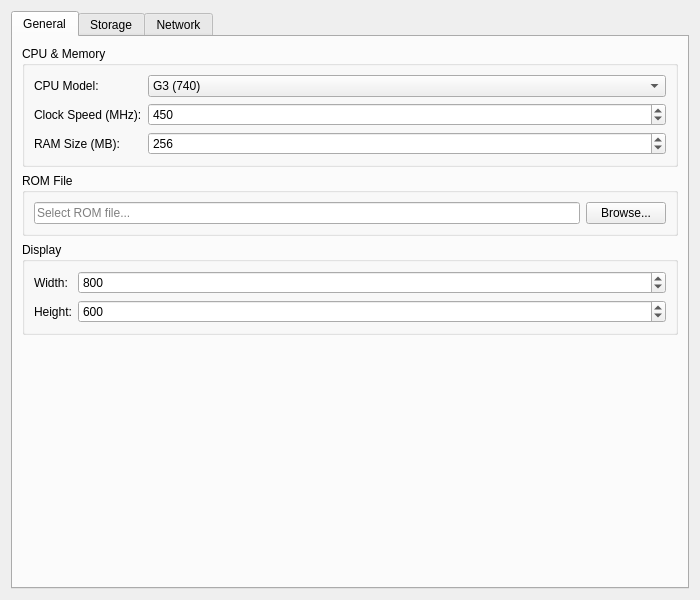
<?xml version="1.0" encoding="UTF-8"?>
<ui version="4.0">
 <class>ConfigEditor</class>
 <widget class="QWidget" name="ConfigEditor">
  <property name="geometry">
   <rect>
    <x>0</x>
    <y>0</y>
    <width>700</width>
    <height>600</height>
   </rect>
  </property>
  <layout class="QVBoxLayout" name="verticalLayout">
   <item>
    <widget class="QTabWidget" name="tabWidget">
     <property name="currentIndex">
      <number>0</number>
     </property>
     <widget class="QWidget" name="tabGeneral">
      <attribute name="title">
       <string>General</string>
      </attribute>
      <layout class="QFormLayout" name="formLayout">
       <item row="0" column="0" colspan="2">
        <widget class="QGroupBox" name="cpuGroupBox">
         <property name="title">
          <string>CPU &amp;&amp; Memory</string>
         </property>
         <layout class="QFormLayout" name="formLayout_2">
          <item row="0" column="0">
           <widget class="QLabel" name="label">
            <property name="text">
             <string>CPU Model:</string>
            </property>
           </widget>
          </item>
          <item row="0" column="1">
           <widget class="QComboBox" name="cpuModelCombo">
            <item>
             <property name="text">
              <string>G3 (740)</string>
             </property>
            </item>
            <item>
             <property name="text">
              <string>G3 (750)</string>
             </property>
            </item>
            <item>
             <property name="text">
              <string>G4 (7400)</string>
             </property>
            </item>
            <item>
             <property name="text">
              <string>G4 (7450)</string>
             </property>
            </item>
           </widget>
          </item>
          <item row="1" column="0">
           <widget class="QLabel" name="label_2">
            <property name="text">
             <string>Clock Speed (MHz):</string>
            </property>
           </widget>
          </item>
          <item row="1" column="1">
           <widget class="QSpinBox" name="clockSpeedSpinBox">
            <property name="minimum">
             <number>100</number>
            </property>
            <property name="maximum">
             <number>2000</number>
            </property>
            <property name="value">
             <number>450</number>
            </property>
           </widget>
          </item>
          <item row="2" column="0">
           <widget class="QLabel" name="label_3">
            <property name="text">
             <string>RAM Size (MB):</string>
            </property>
           </widget>
          </item>
          <item row="2" column="1">
           <widget class="QSpinBox" name="ramSizeSpinBox">
            <property name="minimum">
             <number>64</number>
            </property>
            <property name="maximum">
             <number>2048</number>
            </property>
            <property name="singleStep">
             <number>64</number>
            </property>
            <property name="value">
             <number>256</number>
            </property>
           </widget>
          </item>
         </layout>
        </widget>
       </item>
       <item row="1" column="0" colspan="2">
        <widget class="QGroupBox" name="romGroupBox">
         <property name="title">
          <string>ROM File</string>
         </property>
         <layout class="QHBoxLayout" name="horizontalLayout">
          <item>
           <widget class="QLineEdit" name="romPathEdit">
            <property name="placeholderText">
             <string>Select ROM file...</string>
            </property>
           </widget>
          </item>
          <item>
           <widget class="QPushButton" name="romBrowseButton">
            <property name="text">
             <string>Browse...</string>
            </property>
           </widget>
          </item>
         </layout>
        </widget>
       </item>
       <item row="2" column="0" colspan="2">
        <widget class="QGroupBox" name="displayGroupBox">
         <property name="title">
          <string>Display</string>
         </property>
         <layout class="QFormLayout" name="formLayout_3">
          <item row="0" column="0">
           <widget class="QLabel" name="label_4">
            <property name="text">
             <string>Width:</string>
            </property>
           </widget>
          </item>
          <item row="0" column="1">
           <widget class="QSpinBox" name="displayWidthSpinBox">
            <property name="minimum">
             <number>640</number>
            </property>
            <property name="maximum">
             <number>2560</number>
            </property>
            <property name="value">
             <number>800</number>
            </property>
           </widget>
          </item>
          <item row="1" column="0">
           <widget class="QLabel" name="label_5">
            <property name="text">
             <string>Height:</string>
            </property>
           </widget>
          </item>
          <item row="1" column="1">
           <widget class="QSpinBox" name="displayHeightSpinBox">
            <property name="minimum">
             <number>480</number>
            </property>
            <property name="maximum">
             <number>1440</number>
            </property>
            <property name="value">
             <number>600</number>
            </property>
           </widget>
          </item>
         </layout>
        </widget>
       </item>
      </layout>
     </widget>
     <widget class="QWidget" name="tabStorage">
      <attribute name="title">
       <string>Storage</string>
      </attribute>
      <layout class="QVBoxLayout" name="verticalLayout_2">
       <item>
        <widget class="QGroupBox" name="bootGroupBox">
         <property name="title">
          <string>Boot Devices</string>
         </property>
         <layout class="QFormLayout" name="formLayout_4">
          <item row="0" column="0">
           <widget class="QLabel" name="label_6">
            <property name="text">
             <string>Boot CD/DVD:</string>
            </property>
           </widget>
          </item>
          <item row="0" column="1">
           <layout class="QHBoxLayout" name="horizontalLayout_2">
            <item>
             <widget class="QLineEdit" name="bootCdEdit">
              <property name="placeholderText">
               <string>Optional ISO image...</string>
              </property>
             </widget>
            </item>
            <item>
             <widget class="QPushButton" name="bootCdBrowseButton">
              <property name="text">
               <string>Browse...</string>
              </property>
             </widget>
            </item>
           </layout>
          </item>
          <item row="1" column="0">
           <widget class="QLabel" name="label_7">
            <property name="text">
             <string>Boot Disk:</string>
            </property>
           </widget>
          </item>
          <item row="1" column="1">
           <layout class="QHBoxLayout" name="horizontalLayout_3">
            <item>
             <widget class="QLineEdit" name="bootDiskEdit">
              <property name="placeholderText">
               <string>Optional disk image...</string>
              </property>
             </widget>
            </item>
            <item>
             <widget class="QPushButton" name="bootDiskBrowseButton">
              <property name="text">
               <string>Browse...</string>
              </property>
             </widget>
            </item>
            <item>
             <widget class="QPushButton" name="bootDiskCreateButton">
              <property name="text">
               <string>Create New...</string>
              </property>
             </widget>
            </item>
           </layout>
          </item>
         </layout>
        </widget>
       </item>
       <item>
        <widget class="QLabel" name="label_8">
         <property name="text">
          <string>Storage device management coming soon...</string>
         </property>
        </widget>
       </item>
       <item>
        <spacer name="verticalSpacer">
         <property name="orientation">
          <enum>Qt::Vertical</enum>
         </property>
         <property name="sizeHint" stdset="0">
          <size>
           <width>20</width>
           <height>40</height>
          </size>
         </property>
        </spacer>
       </item>
      </layout>
     </widget>
     <widget class="QWidget" name="tabNetwork">
      <attribute name="title">
       <string>Network</string>
      </attribute>
      <layout class="QVBoxLayout" name="verticalLayout_3">
       <item>
        <widget class="QCheckBox" name="networkEnabledCheckBox">
         <property name="text">
          <string>Enable Networking</string>
         </property>
        </widget>
       </item>
       <item>
        <widget class="QGroupBox" name="networkSettingsGroupBox">
         <property name="enabled">
          <bool>false</bool>
         </property>
         <property name="title">
          <string>Network Settings</string>
         </property>
         <layout class="QFormLayout" name="formLayout_5">
          <item row="0" column="0">
           <widget class="QLabel" name="label_9">
            <property name="text">
             <string>Type:</string>
            </property>
           </widget>
          </item>
          <item row="0" column="1">
           <widget class="QComboBox" name="networkTypeCombo">
            <item>
             <property name="text">
              <string>User-mode (SLIRP)</string>
             </property>
            </item>
            <item>
             <property name="text">
              <string>TAP Device</string>
             </property>
            </item>
           </widget>
          </item>
         </layout>
        </widget>
       </item>
       <item>
        <spacer name="verticalSpacer_2">
         <property name="orientation">
          <enum>Qt::Vertical</enum>
         </property>
         <property name="sizeHint" stdset="0">
          <size>
           <width>20</width>
           <height>40</height>
          </size>
         </property>
        </spacer>
       </item>
      </layout>
     </widget>
    </widget>
   </item>
  </layout>
 </widget>
 <resources/>
 <connections>
  <connection>
   <sender>networkEnabledCheckBox</sender>
   <signal>toggled(bool)</signal>
   <receiver>networkSettingsGroupBox</receiver>
   <slot>setEnabled(bool)</slot>
   <hints>
    <hint type="sourcelabel">
     <x>349</x>
     <y>48</y>
    </hint>
    <hint type="destinationlabel">
     <x>349</x>
     <y>127</y>
    </hint>
   </hints>
  </connection>
 </connections>
</ui>
